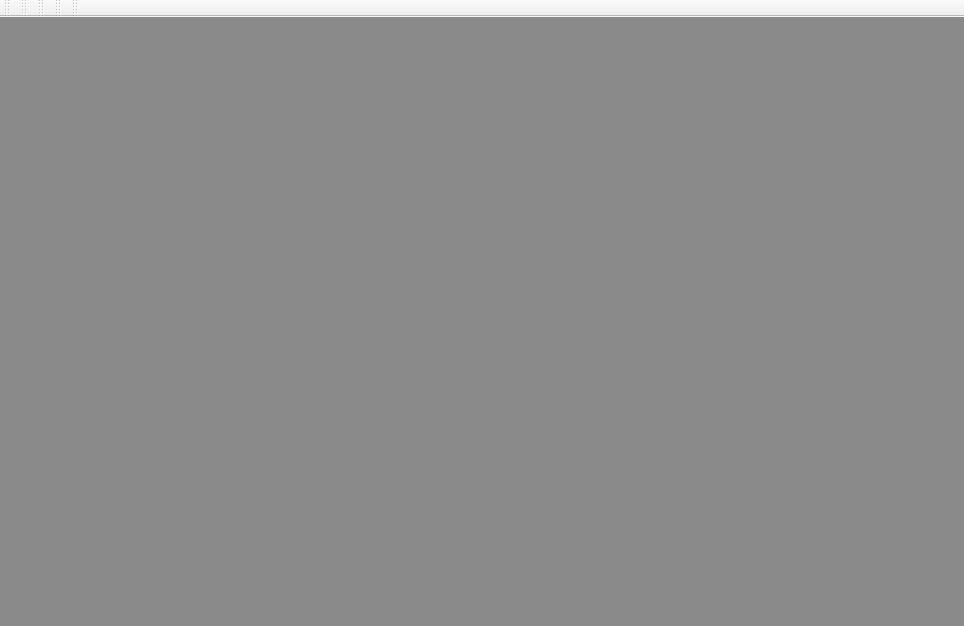
<?xml version="1.0" encoding="UTF-8"?>
<ui version="4.0">
 <class>MainWindow</class>
 <widget class="QMainWindow" name="MainWindow">
  <property name="geometry">
   <rect>
    <x>0</x>
    <y>0</y>
    <width>964</width>
    <height>626</height>
   </rect>
  </property>
  <property name="windowTitle">
   <string notr="true">Letos (?.?.?)</string>
  </property>
  <property name="locale">
   <locale language="English" country="UnitedStates"/>
  </property>
  <property name="documentMode">
   <bool>true</bool>
  </property>
  <property name="dockOptions">
   <set>QMainWindow::AllowNestedDocks|QMainWindow::AllowTabbedDocks|QMainWindow::AnimatedDocks</set>
  </property>
  <property name="unifiedTitleAndToolBarOnMac">
   <bool>true</bool>
  </property>
  <widget class="QWidget" name="centralWidget">
   <layout class="QGridLayout" name="gridLayout">
    <property name="leftMargin">
     <number>0</number>
    </property>
    <property name="topMargin">
     <number>0</number>
    </property>
    <property name="rightMargin">
     <number>0</number>
    </property>
    <property name="bottomMargin">
     <number>0</number>
    </property>
    <property name="spacing">
     <number>0</number>
    </property>
    <item row="0" column="0">
     <widget class="MdiArea" name="mdiArea">
      <property name="verticalScrollBarPolicy">
       <enum>Qt::ScrollBarAsNeeded</enum>
      </property>
      <property name="horizontalScrollBarPolicy">
       <enum>Qt::ScrollBarAsNeeded</enum>
      </property>
      <property name="background">
       <brush brushstyle="SolidPattern">
        <color alpha="255">
         <red>138</red>
         <green>138</green>
         <blue>138</blue>
        </color>
       </brush>
      </property>
      <property name="documentMode">
       <bool>true</bool>
      </property>
     </widget>
    </item>
   </layout>
  </widget>
  <widget class="QMenuBar" name="menuBar">
   <property name="geometry">
    <rect>
     <x>0</x>
     <y>0</y>
     <width>964</width>
     <height>24</height>
    </rect>
   </property>
  </widget>
  <widget class="QToolBar" name="dbToolbar">
   <property name="windowTitle">
    <string>Database toolbar</string>
   </property>
   <attribute name="toolBarArea">
    <enum>TopToolBarArea</enum>
   </attribute>
   <attribute name="toolBarBreak">
    <bool>false</bool>
   </attribute>
  </widget>
  <widget class="QToolBar" name="structureToolbar">
   <property name="windowTitle">
    <string>Structure toolbar</string>
   </property>
   <attribute name="toolBarArea">
    <enum>TopToolBarArea</enum>
   </attribute>
   <attribute name="toolBarBreak">
    <bool>false</bool>
   </attribute>
  </widget>
  <widget class="QToolBar" name="mainToolBar">
   <property name="windowTitle">
    <string>Tools</string>
   </property>
   <attribute name="toolBarArea">
    <enum>TopToolBarArea</enum>
   </attribute>
   <attribute name="toolBarBreak">
    <bool>false</bool>
   </attribute>
  </widget>
  <widget class="TaskBar" name="taskBar">
   <property name="mouseTracking">
    <bool>true</bool>
   </property>
   <property name="contextMenuPolicy">
    <enum>Qt::CustomContextMenu</enum>
   </property>
   <property name="windowTitle">
    <string>Window list</string>
   </property>
   <property name="toolButtonStyle">
    <enum>Qt::ToolButtonTextBesideIcon</enum>
   </property>
   <attribute name="toolBarArea">
    <enum>TopToolBarArea</enum>
   </attribute>
   <attribute name="toolBarBreak">
    <bool>false</bool>
   </attribute>
  </widget>
  <widget class="QToolBar" name="viewToolbar">
   <property name="windowTitle">
    <string>View toolbar</string>
   </property>
   <attribute name="toolBarArea">
    <enum>TopToolBarArea</enum>
   </attribute>
   <attribute name="toolBarBreak">
    <bool>false</bool>
   </attribute>
  </widget>
 </widget>
 <layoutdefault spacing="6" margin="11"/>
 <customwidgets>
  <customwidget>
   <class>MdiArea</class>
   <extends>QMdiArea</extends>
   <header>mdiarea.h</header>
   <container>1</container>
  </customwidget>
  <customwidget>
   <class>TaskBar</class>
   <extends>QToolBar</extends>
   <header>taskbar.h</header>
  </customwidget>
 </customwidgets>
 <resources/>
 <connections/>
</ui>
